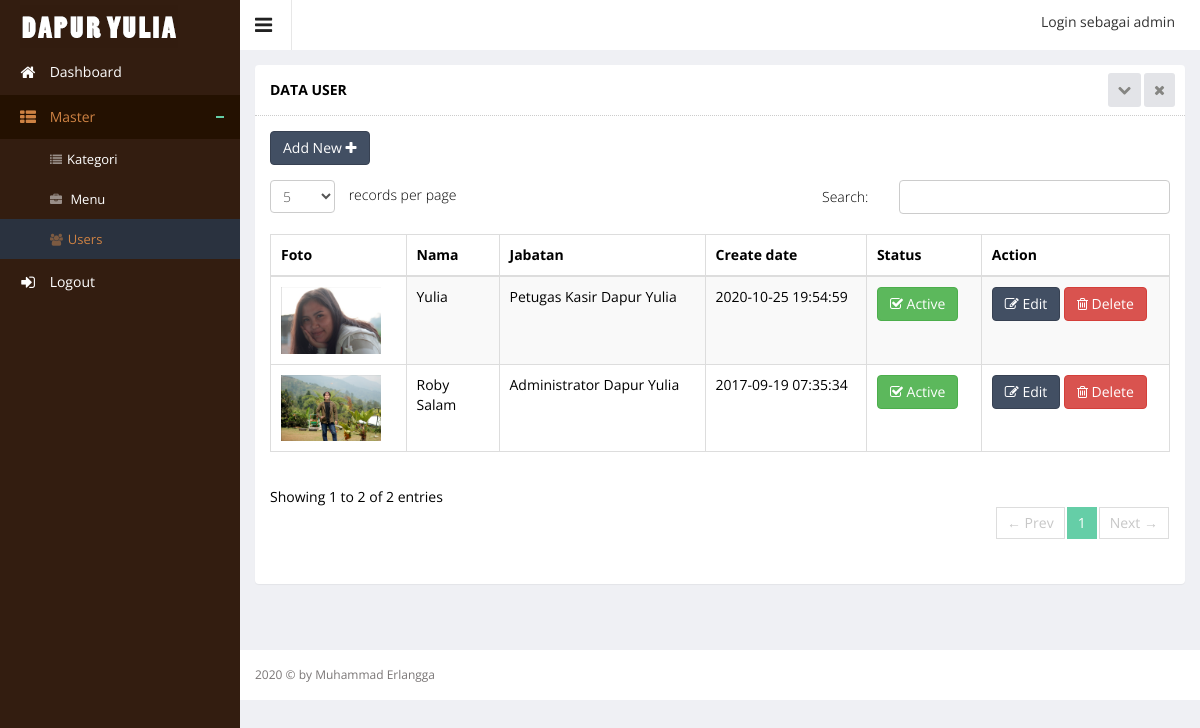
Screenshot of /index.php?hal=master/user/list (signed in) with the database file from the repository.
### tables this page shows
CREATE TABLE IF NOT EXISTS `user` (
`user_id` int(10) NOT NULL,
  `user_foto` text,
  `user_name` varchar(255) DEFAULT NULL,
  `user_username` varchar(40) NOT NULL,
  `user_password` varchar(250) NOT NULL,
  `user_level` varchar(200) NOT NULL,
  `user_create_date` datetime DEFAULT NULL,
  `user_status` enum('N','Y') NOT NULL
);

### function.php (called while the page is built)
<?php
function url($hal){
		$url = explode('/',$hal);
		return $url;
}
?>

### master/user/list.php (the view, shortened to what this page needs)
<div class="wrapper">
    <div class="row">
        <div class="col-sm-12">
            <section class="panel">
                <header class="panel-heading">
                    Data User
                    <span class="tools pull-right">
                        <a href="javascript:;" class="fa fa-chevron-down"></a>
                        <a href="javascript:;" class="fa fa-times"></a>
                     </span>
                </header>
                <div class="panel-body">
                    <div class="adv-table editable-table ">
                        <div class="clearfix">
                            <div class="btn-group">
                                <a href="?hal=master/user/add">
                                    <button data-toggle="modal" class="btn btn-primary" data-target="#myModal">
                                        Add New <i class="fa fa-plus"></i>
                                    </button>
                                </a>
                            </div>
                        </div>
                        <table class="table table-striped table-hover table-bordered" id="editable-sample">
                            <thead>
                            <tr>
                                <th>Foto</th>
                                <th>Nama</th>
                                <th>Jabatan</th>
                                <th>Create date</th>
                                <th>Status</th>
                                <th>Action</th>
                            </tr>
                            </thead>
                            <tbody>
                            <?php
                            $queryUsers = mysql_query("SELECT * FROM user ORDER BY user_id DESC");
                            while ($rowUsers = mysql_fetch_array($queryUsers)) {
                                ?>
                                <tr class="">
                                    <td width="25px">
                                        <img src="assets/images/user/<?php
                                        if(!empty($rowUsers['user_foto'])) {
                                            echo $rowUsers['user_foto'];
                                        }else{
                                            echo "no-images.jpg";
                                        }
                                        ?>" width="100px">
                                    </td>
                                    <td><?php echo $rowUsers['user_name']; ?></td>
                                    <td><?php
                                        if($rowUsers['user_level']=='admin'){
                                            echo "Administrator Dapur Yulia";
                                        }elseif($rowUsers['user_level']=='kasir'){
                                            echo "Petugas Kasir Dapur Yulia";
                                        }
                                        ?></td>
                                    <td><?php echo $rowUsers['user_create_date']; ?></td>
                                    <td><?php if ($rowUsers['user_status'] == 'Y') { ?>
                                            <button class="btn btn-success" type="submit"><i
                                                        class="fa fa-check-square-o"></i> Active
                                            </button>
                                        <?php } else { ?>
                                            <button class="btn btn-danger" type="submit"><i class="fa fa-ban"></i> Not
                                                Active
                                            </button>
                                        <?php } ?></td>
                                    <td>
                                        <a href="?hal=master/user/edit&id=<?php echo $rowUsers['user_id']; ?>">
                                            <button class="btn btn-primary" type="submit"><i class="fa fa-edit"
                                                                                             aria-hidden="true"></i>
                                                Edit
                                            </button>
                                        </a>
                                        <a href="?hal=master/user/list&hapus=<?php echo $rowUsers['user_id']; ?>">
                                            <button class="btn btn-danger" type="submit" name="hapus"><i
                                                        class="fa fa-trash-o"></i> Delete
                                            </button>
                                        </a>
                                    </td>
                                </tr>
                            <?php } ?>
                            </tbody>
                        </table>
                    </div>
                </div>
            </section>
        </div>
    </div>
</div>

### index.php (shortened to what this page needs)
<?php
include 'function.php';
if (!empty($_SESSION["username"]) && !empty($_SESSION['password'])) {
    ?>
    <!DOCTYPE html>
    <html lang="en">
    <head>
        <link rel="stylesheet" type="text/css" href="assets/js/bootstrap-datepicker/css/datepicker-custom.css"/>
        <link rel="stylesheet" type="text/css" href="assets/js/bootstrap-timepicker/css/timepicker.css"/>
        <link rel="stylesheet" type="text/css" href="assets/js/bootstrap-colorpicker/css/colorpicker.css"/>
        <link rel="stylesheet" type="text/css" href="assets/js/bootstrap-daterangepicker/daterangepicker-bs3.css"/>
        <link rel="stylesheet" type="text/css" href="assets/js/bootstrap-datetimepicker/css/datetimepicker-custom.css"/>
        <link href="assets/js/iCheck/skins/square/square.css" rel="stylesheet">
        <link href="assets/js/iCheck/skins/square/red.css" rel="stylesheet">
        <link href="assets/js/iCheck/skins/square/blue.css" rel="stylesheet">
        <link href="assets/css/clndr.css" rel="stylesheet">
        <link rel="stylesheet" type="text/css" href="assets/css/bootstrap-fileupload.min.css" />
        <link rel="stylesheet" href="assets/js/morris-chart/morris.css">
        <link href="assets/css/style.css" rel="stylesheet">
        <link href="assets/css/style-responsive.css" rel="stylesheet">
    </head>
    <body class="sticky-header">
    <section>
        <?php include("sidebar.php"); ?>
        <div class="main-content">
            <?php include("header.php"); ?>
            <?php
            if (isset($_GET['hal']) && strlen($_GET['hal']) > 0) {
                $hal = str_replace(".", "/", $_GET['hal']) . ".php";
            } else {
                $hal = "dashboard.php";
            }
            if (file_exists($hal)) {
                include($hal);
            } else {
                include("dashboard.php");
            }
            ?>
            <?php include("footer.php"); ?>
        </div>
    </section>
    </body>
    </html>
    <?php
} else {
    header("Location: login.php");
}
?>

### sidebar.php (shortened to what this page needs)
<div class="left-side sticky-left-side">
    <div class="logo">
        <a href="index.php"><img src="assets/images/logo.png" alt=""></a>
    </div>
    <div class="left-side-inner">
        <ul class="nav nav-pills nav-stacked custom-nav">
            <?php $data = url($_GET['hal']); ?>
            <li><a href="?hal=dashboard"><i class="fa fa-home"></i> <span>Dashboard</span></a></li>
            <li class="menu-list <?php echo ($data[1] == 'product' || $data[1] == 'category' || $data[1] == 'user') ? 'nav-active' : ''; ?>">
                <a href="#"><i class="fa fa-th-list"></i> <span>Master</span></a>
                <ul class="sub-menu-list">
                    <li <?php echo $data[1] == 'category' ? 'class=active' : ''; ?>><a href="?hal=master/category/list"><i
                                    class="fa fa-list"></i>Kategori</a></li>
                    <li <?php echo $data[1] == 'product' ? 'class=active' : ''; ?>><a href="?hal=master/product/list"><i
                                    class="fa fa-briefcase"></i> Menu</a></li>
                    <li <?php echo $data[1] == 'user' ? 'class=active' : ''; ?>><a href="?hal=master/user/list"> <i
                                    class="fa fa-users"> </i>Users</a></li>
                </ul>
            </li>
            <li><a href="logout.php"><i class="fa fa-sign-in"></i> <span>Logout</span></a></li>
        </ul>
    </div>
</div>

### header.php (shortened to what this page needs)
<div class="header-section">
    <a class="toggle-btn"><i class="fa fa-bars"></i></a>
    <div class="menu-right">
        <ul class="notification-menu">
            <li>
                <div class="btn btn-default dropdown-toggle" data-toggle="dropdown">
                   Login sebagai <?php echo $_SESSION['username']; ?>
                </div>
            </li>
        </ul>
    </div>
</div>

### footer.php
<footer>
    2020 &copy; by Muhammad Erlangga
</footer>

### rows the page displays
user: user_foto (picture), user_name "Yulia", user_level "Petugas Kasir Dapur Yulia", user_create_date "2020-10-25 19:54:59", user_status "Y" (drawn)
user: user_foto (picture), user_name "Roby Salam", user_level "Administrator Dapur Yulia", user_create_date "2017-09-19 07:35:34", user_status "Y" (drawn)

### other values shown
$_SESSION['username'] "admin"
